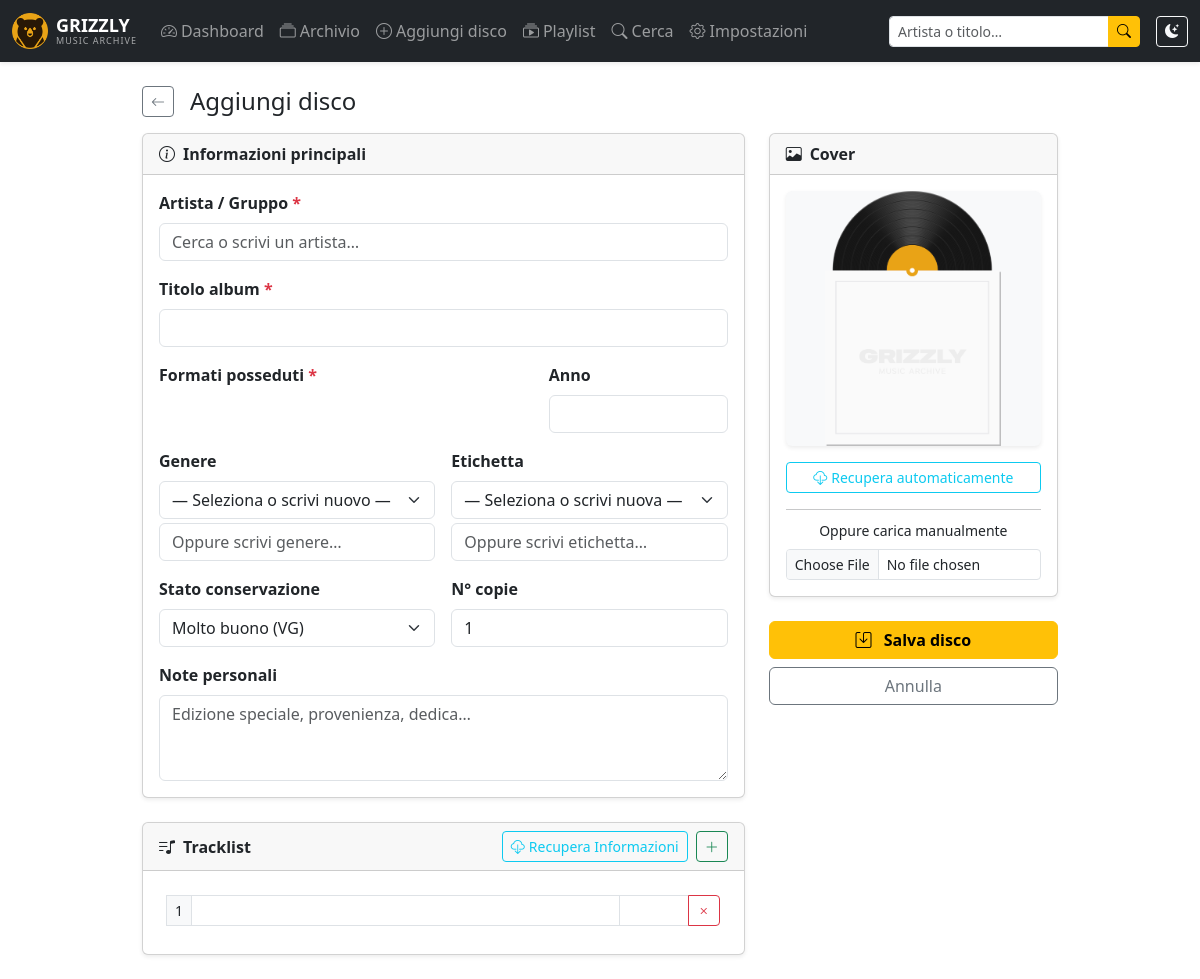
/index.php?route=albums/create, run on an earlier commit of the app's database.
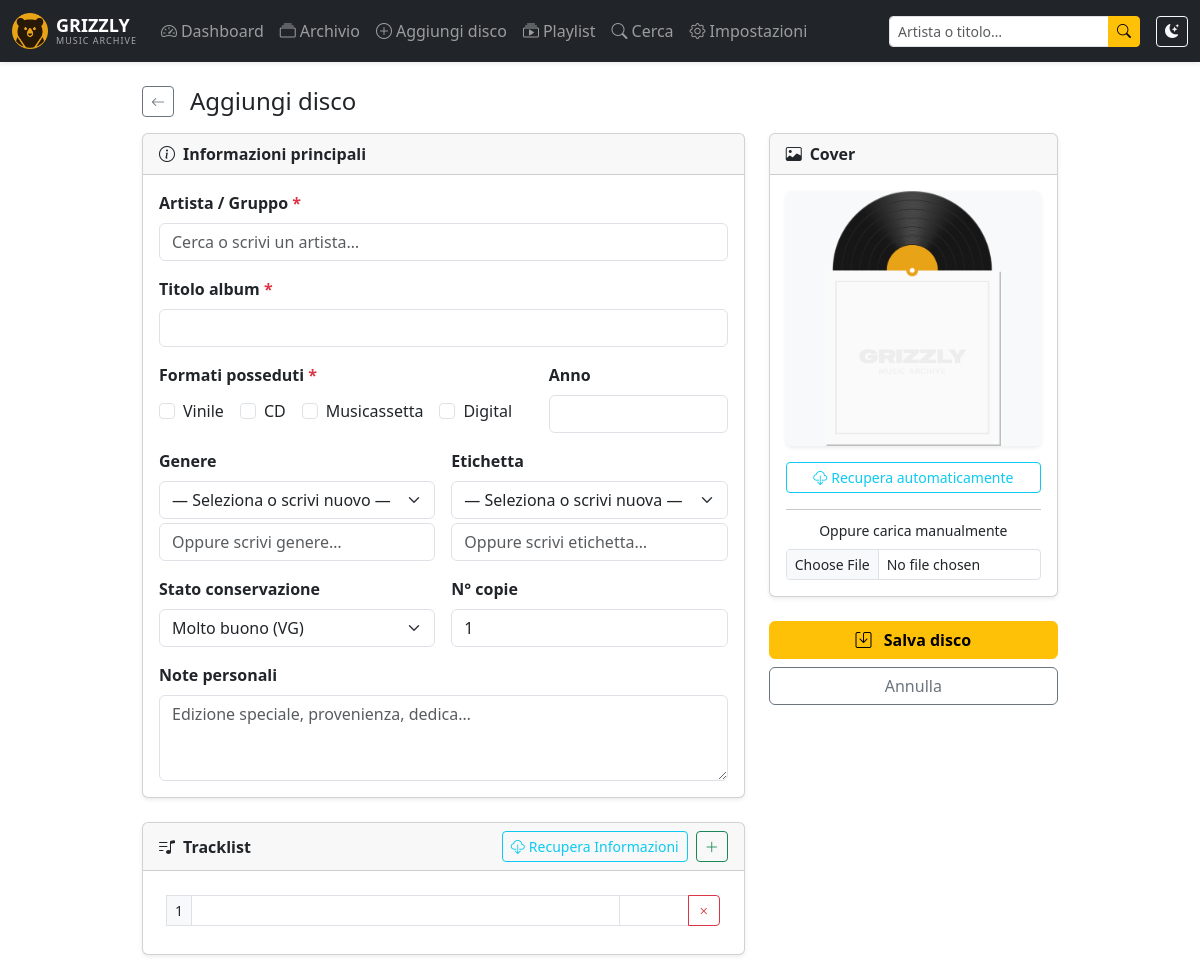
And on a later commit of the database.
### tables this page shows
CREATE TABLE `formats` (
  `id`   TINYINT(3) UNSIGNED NOT NULL AUTO_INCREMENT,
  `name` VARCHAR(30) NOT NULL,
  PRIMARY KEY (`id`),
  UNIQUE KEY `name` (`name`)
);

### config/database.php (called while the page is built, shortened)
<?php
class Database {
    private static ?PDO $instance = null;
    public static function getInstance(): PDO {
        if (self::$instance === null) {
            $dsn = sprintf(
                'mysql:host=%s;port=%s;dbname=%s;charset=%s',
                DB_HOST, DB_PORT, DB_NAME, DB_CHARSET
            );
            $options = [
                PDO::ATTR_ERRMODE            => PDO::ERRMODE_EXCEPTION,
                PDO::ATTR_DEFAULT_FETCH_MODE => PDO::FETCH_ASSOC,
                PDO::ATTR_EMULATE_PREPARES   => false,
            ];
            try {
                self::$instance = new PDO($dsn, DB_USER, DB_PASS, $options);
            } catch (PDOException $e) {
                if (DEBUG) {
                    die('<pre>Errore DB: ' . htmlspecialchars($e->getMessage()) . '</pre>');
                }
                die('Errore di connessione al database.');
            }
        }
        return self::$instance;
    }
}

### app/models/Album.php (called while the page is built, shortened)
<?php
class Album
{
  private PDO $db;
  public function __construct()
  {
    $this->db = Database::getInstance();
  }
  public function getFormats(): array
  {
    return $this->db->query("SELECT * FROM formats ORDER BY name")->fetchAll();
  }
}

### views/albums/form.php (the view, shortened to what the changed rows need)
<?php
$isEdit    = !empty($album['id']);
$action    = $isEdit
  ? BASE_URL . '/index.php?route=albums/save/' . $album['id']
  : BASE_URL . '/index.php?route=albums/save';
require BASE_PATH . '/views/layout/header.php';
$currentFormatIds = [];
?>
<div class="row justify-content-center">
  <div class="col-12 col-xl-10">
    <form method="post" action="<?= $action ?>" enctype="multipart/form-data" id="albumForm" novalidate>
      <div class="row g-4">
        <div class="col-md-8">
          <div class="card shadow-sm mb-4">
            <div class="card-body">
            <div class="row g-3">
              <div class="col-12 col-lg-8">
                <?php
                $formatsRow = $formats;
                usort($formatsRow, function ($a, $b) {
                  return (int)$a['id'] - (int)$b['id'];
                });
                ?>
                <div class="d-flex flex-wrap align-items-center column-gap-3 row-gap-1 pt-1">
                  <?php foreach ($formatsRow as $f): ?>
                    <div class="form-check text-nowrap">
                      <input
                        class="form-check-input <?= !empty($errors['format_ids']) ? 'is-invalid' : '' ?>"
                        type="checkbox"
                        name="format_ids[]"
                        id="formatCheck<?= (int)$f['id'] ?>"
                        value="<?= (int)$f['id'] ?>"
                        <?= in_array((int)$f['id'], $currentFormatIds, true) ? 'checked' : '' ?>>
                      <label class="form-check-label" for="formatCheck<?= (int)$f['id'] ?>">
                        <?= htmlspecialchars($f['name'], ENT_QUOTES, 'UTF-8') ?>
                      </label>
                    </div>
                  <?php endforeach; ?>
                </div>
              </div>
            </div>
            </div>
          </div>
        </div>
      </div>
    </form>
  </div>
</div>
<?php require BASE_PATH . '/views/layout/footer.php'; ?>

What changed in the data, as far as the page shows it:
added formats: name "Vinile"
added formats: name "CD"
added formats: name "Musicassetta"
added formats: name "Digital"
